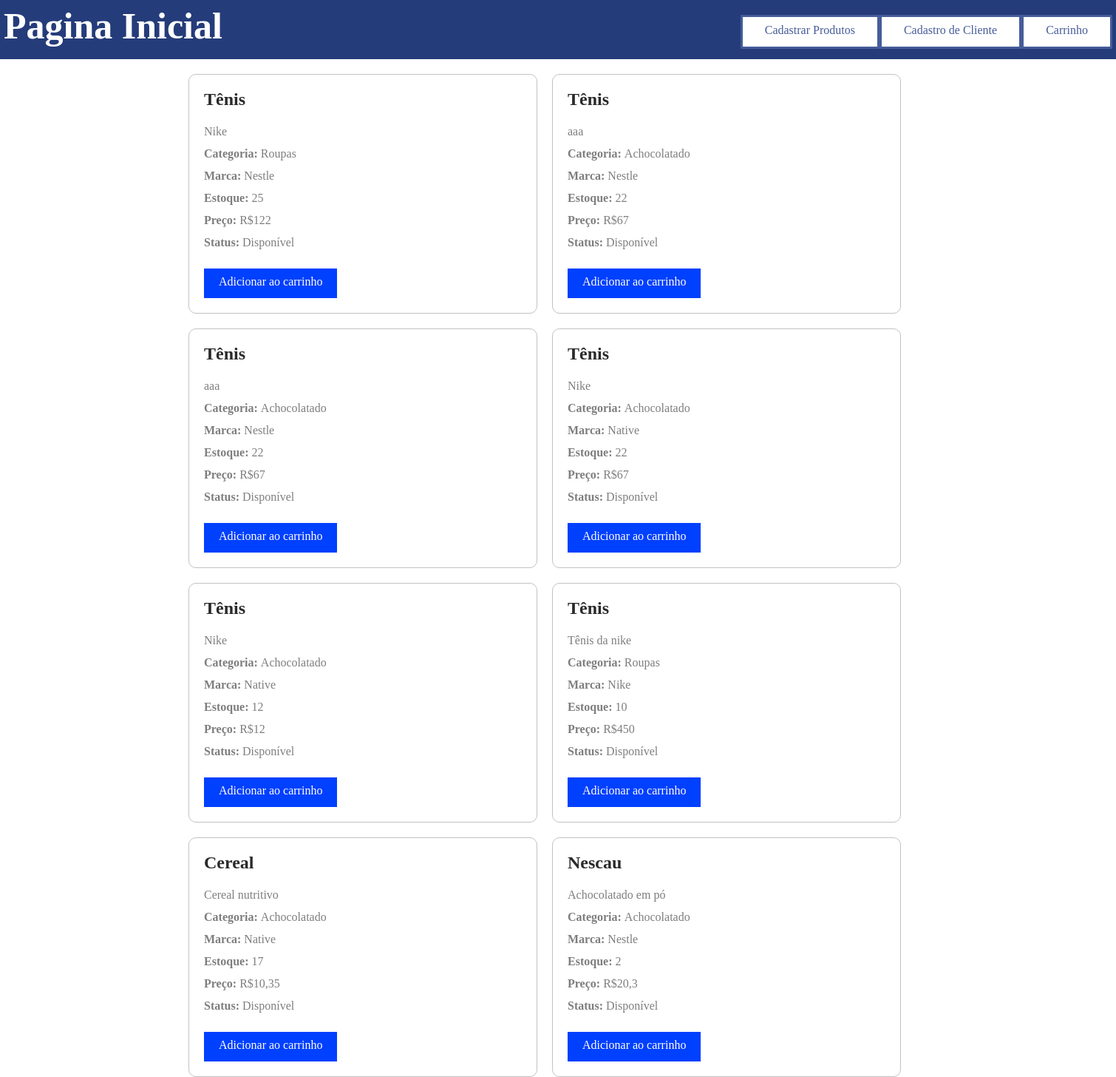
The page / on the database its author committed.
### tables this page shows
CREATE TABLE `produtos` (
  `IDPROD` int(10) NOT NULL,
  `IDCATEGORIA` int(10) NOT NULL,
  `IDMARCA` int(10) NOT NULL,
  `NOME` varchar(255) NOT NULL,
  `DESCRICAO` varchar(255) NOT NULL,
  `ESTOQUE` int(10) NOT NULL,
  `PRECO` double NOT NULL
);

CREATE TABLE `categoria` (
  `IDCATEGORIA` int(11) NOT NULL,
  `DESCRICAO` varchar(255) NOT NULL
);

CREATE TABLE `marca` (
  `IDMARCA` int(11) NOT NULL,
  `DESCRICAO` varchar(255) NOT NULL
);

### controller/produtos-busca.php (called while the page is built)
<?php
  require_once('model/Produtos.class.php');
  $produtos = new Produtos();
  $produtos->buscar();
?>

### model/Produtos.class.php (the view, shortened to what this page needs)
<?php
  class Produtos {
    function buscar(){
      require_once('controller/conexao.php');
      $produtos = $mysqli->query("SELECT p.*, c.DESCRICAO as CATEGORIA, m.DESCRICAO as MARCA FROM produtos p INNER JOIN categoria c ON c.IDCATEGORIA = p.IDCATEGORIA INNER JOIN marca m ON m.IDMARCA = p.IDMARCA ORDER BY IDPROD DESC");
      echo '<ul>';
      while ($prod = mysqli_fetch_object($produtos)){
        echo '<li>
                <h2>'.$prod->NOME.'</h2><p>'.$prod->DESCRICAO.'</p>
                <p><b>Categoria: </b>'.$prod->CATEGORIA.'</p>
                <p><b>Marca: </b>'.$prod->MARCA.'</p>
                <p><b>Estoque: </b>'.$prod->ESTOQUE.'</p>
                <p><b>Preço: </b>R$'.str_replace('.',',',$prod->PRECO).'</p>
                <p><b>Status: </b>'.($status = $prod->ESTOQUE > 0 ? "Disponível":"Indisponível").'</p>
                <a id="adicionar" href="controller/carrinho-add.php?id='.$prod->IDPROD.'">Adicionar ao carrinho</a>
              </li>';
      }
      echo '</ul>';
    }
  }
?>

### index.php (shortened to what this page needs)
<!DOCTYPE html>
<html>
  <head>
    <link rel="stylesheet" href="css/style.css" media="screen" title="no title" charset="utf-8">
  </head>
    <header>
      <div class="center">
        <h1>Pagina Inicial</h1>
        <a href="carrinho.php">Carrinho</a>
        <a href="cliente.php">Cadastro de Cliente</a>
        <a href="cadastrarproduto.php">Cadastrar Produtos</a>
      </div>
    </header>
    <section id="produtos">
        <div class="center2">
          <?php require_once('controller/produtos-busca.php'); ?>
        </div>
    </section>
  </body>
</html>

### css/style.css (style rules this page uses)
* { margin: 0; padding: 0; font-family: Tahoma; }
.center { width: 1500px; margin: auto; }
.center2 { width: 1000px; margin: auto; }
header { width: 100%; height: 80px; background: #253c7a; margin-bottom: 0 px; }
header h1 { font-size: 50px; float: left; color: #fff; line-height: 70px; }
header a { float: right; text-decoration: none; height: 40px; color: #465c99; line-height: 36px; margin-top: 20px; padding: 0 30px; background: #ffffff; border: solid; }
section#produtos ul { list-style: none; float: left; width: inherit; }
section#produtos ul li { float: left; width: 430px; padding: 20px 20px; background: #ffffff; margin: 20px 20px 0 0; border: 1px solid #c2c2c2; border-radius: 10px; }
section#produtos ul li h2 { float: left; margin-bottom: 15px; color: #2a2a2a; }
section#produtos ul li p { float: left; color: #7e7e7e; clear: left; line-height: 30px; }
section#produtos ul li a { text-decoration: none; margin-top: 20px; height: 40px; line-height: 36px; clear: left; padding: 0 20px; color: #ffffff; background: #0040ff; float: left; }
section#produtos a { text-decoration: none; margin-top: 20px; height: 40px; line-height: 36px; clear: left; padding: 0 20px; color: #ffffff; background: #2962ff; float: left; }

### rows shown on the page
produtos: NOME "Tênis", DESCRICAO "Nike", IDCATEGORIA.DESCRICAO "Roupas", IDMARCA.DESCRICAO "Nestle", ESTOQUE "25", PRECO "122", ESTOQUE "Disponível"
produtos: NOME "Tênis", DESCRICAO "aaa", IDCATEGORIA.DESCRICAO "Achocolatado", IDMARCA.DESCRICAO "Nestle", ESTOQUE "22", PRECO "67", ESTOQUE "Disponível"
produtos: NOME "Tênis", DESCRICAO "aaa", IDCATEGORIA.DESCRICAO "Achocolatado", IDMARCA.DESCRICAO "Nestle", ESTOQUE "22", PRECO "67", ESTOQUE "Disponível"
produtos: NOME "Tênis", DESCRICAO "Nike", IDCATEGORIA.DESCRICAO "Achocolatado", IDMARCA.DESCRICAO "Native", ESTOQUE "22", PRECO "67", ESTOQUE "Disponível"
produtos: NOME "Tênis", DESCRICAO "Nike", IDCATEGORIA.DESCRICAO "Achocolatado", IDMARCA.DESCRICAO "Native", ESTOQUE "12", PRECO "12", ESTOQUE "Disponível"
produtos: NOME "Tênis", DESCRICAO "Tênis da nike", IDCATEGORIA.DESCRICAO "Roupas", IDMARCA.DESCRICAO "Nike", ESTOQUE "10", PRECO "450", ESTOQUE "Disponível"
produtos: NOME "Cereal", DESCRICAO "Cereal nutritivo", IDCATEGORIA.DESCRICAO "Achocolatado", IDMARCA.DESCRICAO "Native", ESTOQUE "17", PRECO "10,35", ESTOQUE "Disponível"
produtos: NOME "Nescau", DESCRICAO "Achocolatado em pó", IDCATEGORIA.DESCRICAO "Achocolatado", IDMARCA.DESCRICAO "Nestle", ESTOQUE "2", PRECO "20,3", ESTOQUE "Disponível"
